Frame 1 (no input): blank canvas, image omitted
Frame 60 (the mouse pressed at the canvas centre just before this capture): blank canvas, image omitted
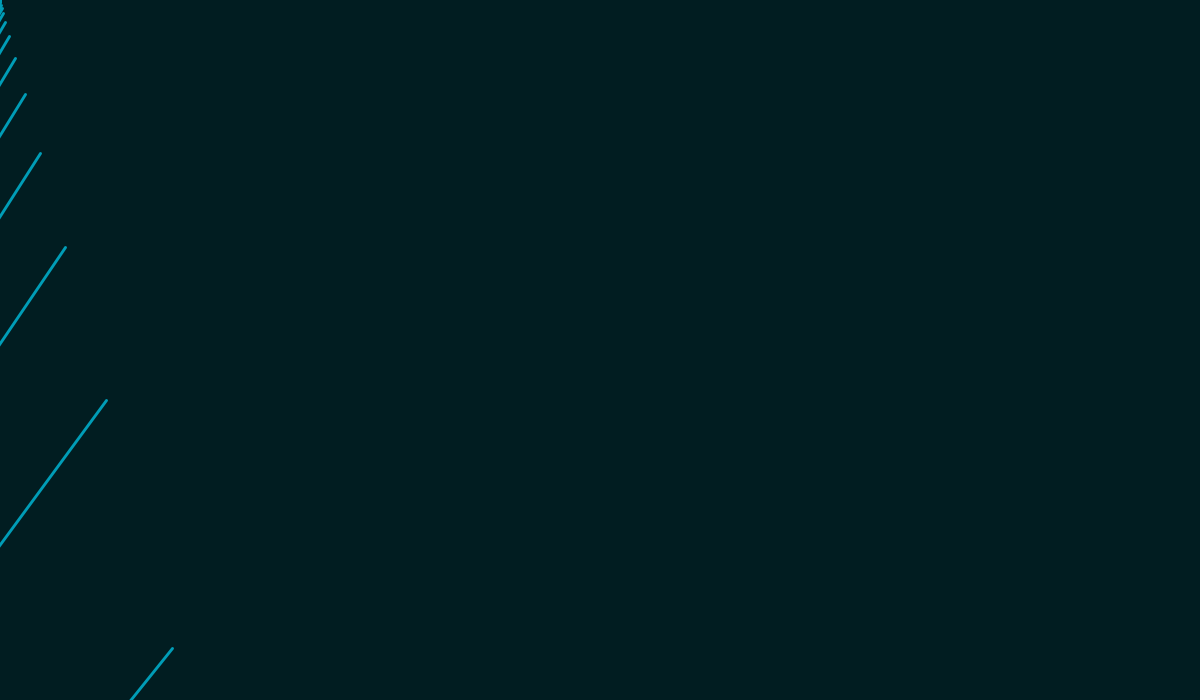
Frame 120 (the mouse held since frame 60 and released just before this capture)

The Processing sketch whose frames 1 and 60 were blank and that drew this single picture after the mouse press (run headless with seeded random() and noise(); from frame 60 on, the mouse is pressed at the canvas centre):

// Processing sketch: dataSets
// ── dataSets.pde
color[] dessert = {
  #9F9694, #791F33, #BA3d49, #F1E6D4, #E2E1DC
};
color[] blues = {
  #16505A, #011D21, #009DB7, #055546, #E2E1DC
};
color[] palette = blues;


private static double[] fibonacciArr;
fibonacci f;

int rep = 100;
float easingFact = 0.048;

void setup() {
  size(1200, 700);
  background(palette[1]);
  smooth();
  f = new fibonacci();
  fibonacciArr = f.generate(rep);
  translate(width/2, height/2);
  rotate(PI/2);
 
}

void draw() {
  float easVal = 0;
  background(palette[1]);
 
  //blendMode(DARKEST);
   easVal = easVal + .001*rep*mouseX*easingFact;
  scale(easVal);
  if(mousePressed)
   rotate(sin(mouseX/mouseY)*tan(mouseX/mouseY));
  /*
  scale(.001*mouseX);
   if(mousePressed)
   rotate((PI/2)*mouseY);
   */
  for (int i = 0;i < fibonacciArr.length; i++) {
    //translate(rep*i, rep*i);

    noStroke();
    fill(palette[2], 50);
    stroke(palette[2]);
    //strokeWeight(2);
    float x = noise(sin((float)fibonacciArr[i])+mouseY)*(float)fibonacciArr[i]+mouseX;      
    //ellipse(x,height/2,20,20);
 
    line(0, x, x, 0);
    line(0, x, x, 0);
    if (i>0) {
      line(x, x, (float)fibonacciArr[i-1], 0);
      line(x, x, 0, (float)fibonacciArr[i-1]);
      line(x, x, 0, (float)fibonacciArr[i-1]);      
    }
    
    line(x, 0, 0, x);
    line(x, 0, 0, x);
              
    noStroke();
    ellipse(x,x,100,100);
    
  };
  
  
    
}


// ── fibonacci.pde
class fibonacci {

  private int actual;
  private int last;
  private double[] fibonacci;

  public double[] generate(int count) {
    actual = 0;
    last = 0;
    fibonacci = new double[count];

    for (int i = 0;i<count; i++) {
      if (i == 1) {
        actual=1;
      }
      else {
        actual=actual+last;
      }
      fibonacci[i] =  actual;
      if (i != 0) {
        last = (int)fibonacci[i-1];
      }
    }
    return fibonacci;
  }
}
